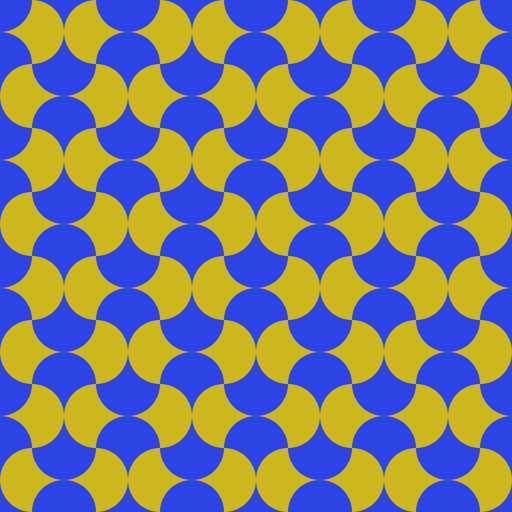
Frame 1 (no input)
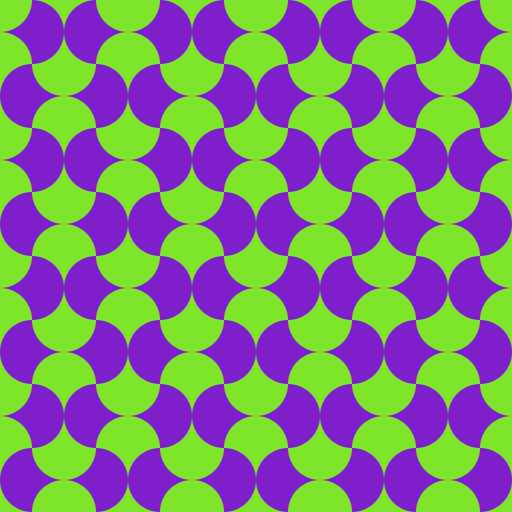
Frame 2 (the mouse pressed at the canvas centre, redrawn once)

The Processing sketch that drew these frames (run headless with seeded random() and noise(); the mouse was pressed at the canvas centre and the sketch redrawn once):

// Processing sketch: Exercicio_3
// ── Exercicio_3.pde
int x0,x1,x2,y0,y1,y2, i, j, x0B;
float ang1, ang2, ang1A, ang2A, ang1B, ang2B, ang1C, ang2C, ang2D, ang1D, matiz1, matiz2;

void setup(){
  size(512,512);
  noStroke();
  colorMode(HSB, 360, 100, 100); 
}

void draw(){
  i = j =1;
  x0 = y0 = x0B = 0;
  x1 = y1 = 32;
  x2 = y2 = 64;
  ang1 = ang1A = ang1B = PI/2;
  ang2 = ang1C = ang1D = -PI/2;
  ang2A = ang2D = 0;
  ang2B = PI;
  ang2C = -PI;
  
  matiz1 = random(0, 360);
  matiz2 = matiz1+180;
  if(matiz2>360)
    matiz2 -= 360;
  color cor1 = color(matiz1, 80, 90);
  color cor2 = color(matiz2, 85, 80);
  background(cor1);
  fill(cor2);
  for(y2 = 64;y2<=height;y2+=64){
    for(x2 = 64;x2<=width;x2+=64){
      arc(x1,y1,64,64,ang2,ang1);
      rect(x0,y0,32,64);
      
      if(x2<width){
        x0+=64;
        x1+=64;
        if(i==1){ //inverte
          ang1+=PI;
          ang2+=PI;
          x0+=32;
          i=0;
        }
        else{ //inverte
         ang1-=PI;
         ang2-=PI;
         x0-=32;
         i=1;
       }
     }
     else{ //pula a linha
       x1=32;
       y1+=64;
       y0+=64;
       j++;
       if(j%2==0){
         x0=32;
       }
       else{
         x0=0;
       }
     }
     
   }
 }
 fill(cor1);
 y0=0;
 for(y2 = 64;y2<=height;y2+=64){
    for(x2 = 64;x2<=width;x2+=64){
      arc(x0B, y0, 64,64,ang2A,ang1A);
      arc(x0B, y0, 64,64,ang1B,ang2B);
      arc(x0B, y2, 64,64,ang2C, ang1C);
      arc(x0B, y2, 64,64,ang1D, ang2D);
      if(x2<width){
        x0B+=128;
      }
      else{ //pula a linha
       y0+=64;
       j++;
       if(j%2==0){
         x0B=64;
       }
       else{
         x0B=0;
       }
     }
   }
 }
 noLoop();
}
 
void mousePressed(){
  loop();
}
